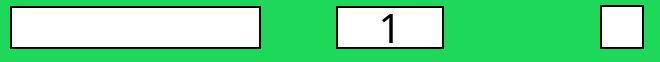
       <widget class="QWidget" name="key18" native="true">
        <property name="sizePolicy">
         <sizepolicy hsizetype="Preferred" vsizetype="Fixed">
          <horstretch>0</horstretch>
          <verstretch>0</verstretch>
         </sizepolicy>
        </property>
        <property name="minimumSize">
         <size>
          <width>0</width>
          <height>55</height>
         </size>
        </property>
        <property name="maximumSize">
         <size>
          <width>16777215</width>
          <height>90</height>
         </size>
        </property>
        <property name="cursor">
         <cursorShape>PointingHandCursor</cursorShape>
        </property>
        <property name="styleSheet">
         <string notr="true">background-color: rgb(30, 217, 89);
</string>
        </property>
        <widget class="QLineEdit" name="game_command18">
         <property name="geometry">
          <rect>
           <x>10</x>
           <y>6</y>
           <width>251</width>
           <height>43</height>
          </rect>
         </property>
         <property name="sizePolicy">
          <sizepolicy hsizetype="Expanding" vsizetype="Preferred">
           <horstretch>0</horstretch>
           <verstretch>0</verstretch>
          </sizepolicy>
         </property>
         <property name="minimumSize">
          <size>
           <width>0</width>
           <height>43</height>
          </size>
         </property>
         <property name="maximumSize">
          <size>
           <width>16777215</width>
           <height>16777215</height>
          </size>
         </property>
         <property name="font">
          <font>
           <family>Berlin Sans FB</family>
           <pointsize>20</pointsize>
          </font>
         </property>
         <property name="styleSheet">
          <string notr="true">background-color: rgb(255, 255, 255);
color: rgb(0, 0, 0);
border-style: solid;
border-width: 2px;
border-color: black;</string>
         </property>
         <property name="inputMask">
          <string notr="true"/>
         </property>
         <property name="maxLength">
          <number>16</number>
         </property>
         <property name="alignment">
          <set>Qt::AlignCenter</set>
         </property>
        </widget>
        <widget class="QLabel" name="key_18_name">
         <property name="geometry">
          <rect>
           <x>336</x>
           <y>6</y>
           <width>108</width>
           <height>43</height>
          </rect>
         </property>
         <property name="font">
          <font>
           <family>Berlin Sans FB</family>
           <pointsize>30</pointsize>
          </font>
         </property>
         <property name="styleSheet">
          <string notr="true">background-color: rgb(255, 255, 255);
border-style: solid;
border-width: 2px;
border-color: black;</string>
         </property>
         <property name="text">
          <string>1</string>
         </property>
         <property name="alignment">
          <set>Qt::AlignCenter</set>
         </property>
        </widget>
        <widget class="QCheckBox" name="checkBox1">
         <property name="geometry">
          <rect>
           <x>600</x>
           <y>2</y>
           <width>51</width>
           <height>51</height>
          </rect>
         </property>
         <property name="styleSheet">
          <string notr="true">QCheckBox::indicator {
     width: 40px;
     height: 40px;
	border-style: solid;
    border-width: 2px;
    border-color: black;
}

QCheckBox::indicator:checked {
   background-color: rgb(7, 113, 240);
}
QCheckBox::indicator:unchecked {
    background-color: rgb(255, 255, 255);
}
</string>
         </property>
         <property name="text">
          <string/>
         </property>
         <property name="iconSize">
          <size>
           <width>23</width>
           <height>28</height>
          </size>
         </property>
         <property name="checkable">
          <bool>true</bool>
         </property>
        </widget>
       </widget>
